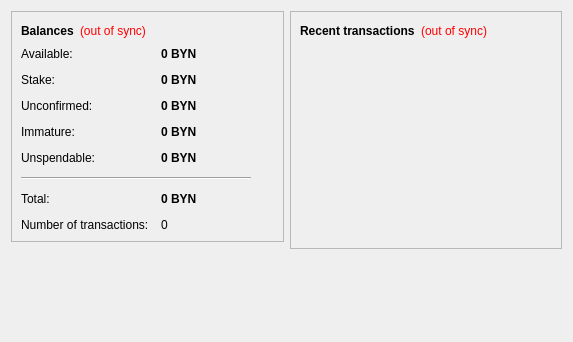
<?xml version="1.0" encoding="UTF-8"?>
<ui version="4.0">
 <class>OverviewPage</class>
 <widget class="QWidget" name="OverviewPage">
  <property name="geometry">
   <rect>
    <x>0</x>
    <y>0</y>
    <width>573</width>
    <height>342</height>
   </rect>
  </property>
  <property name="windowTitle">
   <string>Form</string>
  </property>
  <layout class="QHBoxLayout" name="horizontalLayout" stretch="1,1">
   <item>
    <layout class="QVBoxLayout" name="verticalLayout_2">
     <item>
      <widget class="QFrame" name="frame">
       <property name="frameShape">
        <enum>QFrame::StyledPanel</enum>
       </property>
       <property name="frameShadow">
        <enum>QFrame::Raised</enum>
       </property>
       <layout class="QVBoxLayout" name="verticalLayout_4">
        <item>
         <layout class="QHBoxLayout" name="horizontalLayout_4">
          <item>
           <widget class="QLabel" name="label_5">
            <property name="font">
             <font>
              <weight>75</weight>
              <bold>true</bold>
             </font>
            </property>
            <property name="text">
             <string>Balances</string>
            </property>
           </widget>
          </item>
          <item>
           <widget class="QLabel" name="labelWalletStatus">
            <property name="toolTip">
             <string>The displayed information may be out of date. Your wallet automatically synchronizes with the BynCoin network after a connection is established, but this process has not completed yet.</string>
            </property>
            <property name="styleSheet">
             <string notr="true">QLabel { color: red; }</string>
            </property>
            <property name="text">
             <string notr="true">(out of sync)</string>
            </property>
            <property name="alignment">
             <set>Qt::AlignLeading|Qt::AlignLeft|Qt::AlignVCenter</set>
            </property>
           </widget>
          </item>
          <item>
           <spacer name="horizontalSpacer_2">
            <property name="orientation">
             <enum>Qt::Horizontal</enum>
            </property>
            <property name="sizeHint" stdset="0">
             <size>
              <width>40</width>
              <height>20</height>
             </size>
            </property>
           </spacer>
          </item>
         </layout>
        </item>
        <item>
         <layout class="QFormLayout" name="formLayout_2">
          <property name="fieldGrowthPolicy">
           <enum>QFormLayout::AllNonFixedFieldsGrow</enum>
          </property>
          <property name="horizontalSpacing">
           <number>12</number>
          </property>
          <property name="verticalSpacing">
           <number>12</number>
          </property>
          <item row="0" column="0">
           <widget class="QLabel" name="labelAvailableText">
            <property name="toolTip">
             <string>Your current available balance</string>
            </property>
            <property name="text">
             <string>Available:</string>
            </property>
           </widget>
          </item>
          <item row="0" column="1">
           <widget class="QLabel" name="labelAvailable">
            <property name="font">
             <font>
              <weight>75</weight>
              <bold>true</bold>
             </font>
            </property>
            <property name="cursor">
             <cursorShape>IBeamCursor</cursorShape>
            </property>
            <property name="toolTip">
             <string>Your current available balance</string>
            </property>
            <property name="text">
             <string notr="true">0 BYN</string>
            </property>
            <property name="alignment">
             <set>Qt::AlignLeading|Qt::AlignLeft|Qt::AlignVCenter</set>
            </property>
            <property name="textInteractionFlags">
             <set>Qt::LinksAccessibleByMouse|Qt::TextSelectableByKeyboard|Qt::TextSelectableByMouse</set>
            </property>
           </widget>
          </item>
          <item row="1" column="0">
           <widget class="QLabel" name="label_6">
            <property name="toolTip">
             <string>Total of coins that was staked, and do not yet count toward the current balance</string>
            </property>
            <property name="text">
             <string>Stake:</string>
            </property>
           </widget>
          </item>
          <item row="1" column="1">
           <widget class="QLabel" name="labelStake">
            <property name="font">
             <font>
              <weight>75</weight>
              <bold>true</bold>
             </font>
            </property>
            <property name="cursor">
             <cursorShape>IBeamCursor</cursorShape>
            </property>
            <property name="toolTip">
             <string>Total of coins that was staked, and do not yet count toward the current balance</string>
            </property>
            <property name="text">
             <string notr="true">0 BYN</string>
            </property>
            <property name="alignment">
             <set>Qt::AlignLeading|Qt::AlignLeft|Qt::AlignVCenter</set>
            </property>
            <property name="textInteractionFlags">
             <set>Qt::LinksAccessibleByMouse|Qt::TextSelectableByKeyboard|Qt::TextSelectableByMouse</set>
            </property>
           </widget>
          </item>
          <item row="2" column="0">
           <widget class="QLabel" name="label_3">
            <property name="toolTip">
             <string>Total of transactions that have yet to be confirmed, and do not yet count toward the current balance</string>
            </property>
            <property name="text">
             <string>Unconfirmed:</string>
            </property>
           </widget>
          </item>
          <item row="2" column="1">
           <widget class="QLabel" name="labelUnconfirmed">
            <property name="font">
             <font>
              <weight>75</weight>
              <bold>true</bold>
             </font>
            </property>
            <property name="cursor">
             <cursorShape>IBeamCursor</cursorShape>
            </property>
            <property name="toolTip">
             <string>Total of transactions that have yet to be confirmed, and do not yet count toward the current balance</string>
            </property>
            <property name="text">
             <string notr="true">0 BYN</string>
            </property>
            <property name="alignment">
             <set>Qt::AlignLeading|Qt::AlignLeft|Qt::AlignVCenter</set>
            </property>
            <property name="textInteractionFlags">
             <set>Qt::LinksAccessibleByMouse|Qt::TextSelectableByKeyboard|Qt::TextSelectableByMouse</set>
            </property>
           </widget>
          </item>
          <item row="3" column="0">
           <widget class="QLabel" name="labelImmatureText">
            <property name="toolTip">
             <string>Mined balance that has not yet matured</string>
            </property>
            <property name="text">
             <string>Immature:</string>
            </property>
           </widget>
          </item>
          <item row="3" column="1">
           <widget class="QLabel" name="labelImmature">
            <property name="font">
             <font>
              <weight>75</weight>
              <bold>true</bold>
             </font>
            </property>
            <property name="toolTip">
             <string>Mined balance that has not yet matured</string>
            </property>
            <property name="text">
             <string notr="true">0 BYN</string>
            </property>
            <property name="alignment">
             <set>Qt::AlignLeading|Qt::AlignLeft|Qt::AlignVCenter</set>
            </property>
            <property name="textInteractionFlags">
             <set>Qt::LinksAccessibleByMouse|Qt::TextSelectableByKeyboard|Qt::TextSelectableByMouse</set>
            </property>
           </widget>
          </item>
          <item row="4" column="0">
           <widget class="QLabel" name="labelBalanceWatchOnlyText">
            <property name="toolTip">
             <string>Your unspendable balance</string>
            </property>
            <property name="text">
             <string>Unspendable:</string>
            </property>
           </widget>
          </item>
          <item row="4" column="1">
           <widget class="QLabel" name="labelBalanceWatchOnly">
            <property name="font">
             <font>
              <weight>75</weight>
              <bold>true</bold>
             </font>
            </property>
            <property name="cursor">
             <cursorShape>IBeamCursor</cursorShape>
            </property>
            <property name="toolTip">
             <string>Your unspendable balance</string>
            </property>
            <property name="text">
             <string notr="true">0 BYN</string>
            </property>
            <property name="alignment">
             <set>Qt::AlignLeading|Qt::AlignLeft|Qt::AlignVCenter</set>
            </property>
            <property name="textInteractionFlags">
             <set>Qt::LinksAccessibleByMouse|Qt::TextSelectableByKeyboard|Qt::TextSelectableByMouse</set>
            </property>
           </widget>
          </item>
          <item row="5" column="0" colspan="2">
           <widget class="Line" name="line">
            <property name="maximumSize">
             <size>
              <width>230</width>
              <height>16777215</height>
             </size>
            </property>
            <property name="orientation">
             <enum>Qt::Horizontal</enum>
            </property>
           </widget>
          </item>
          <item row="6" column="0">
           <widget class="QLabel" name="labelTotalText">
            <property name="toolTip">
             <string>Your current total balance</string>
            </property>
            <property name="text">
             <string>Total:</string>
            </property>
           </widget>
          </item>
          <item row="6" column="1">
           <widget class="QLabel" name="labelTotal">
            <property name="font">
             <font>
              <weight>75</weight>
              <bold>true</bold>
             </font>
            </property>
            <property name="toolTip">
             <string>Your current total balance</string>
            </property>
            <property name="text">
             <string notr="true">0 BYN</string>
            </property>
            <property name="alignment">
             <set>Qt::AlignLeading|Qt::AlignLeft|Qt::AlignVCenter</set>
            </property>
            <property name="textInteractionFlags">
             <set>Qt::LinksAccessibleByMouse|Qt::TextSelectableByKeyboard|Qt::TextSelectableByMouse</set>
            </property>
           </widget>
          </item>
          <item row="7" column="0">
           <widget class="QLabel" name="label_2">
            <property name="toolTip">
             <string>Total number of transactions in wallet</string>
            </property>
            <property name="text">
             <string>Number of transactions:</string>
            </property>
           </widget>
          </item>
          <item row="7" column="1">
           <widget class="QLabel" name="labelNumTransactions">
            <property name="toolTip">
             <string>Total number of transactions in wallet</string>
            </property>
            <property name="text">
             <string notr="true">0</string>
            </property>
           </widget>
          </item>
         </layout>
        </item>
       </layout>
      </widget>
     </item>
     <item>
      <spacer name="verticalSpacer">
       <property name="orientation">
        <enum>Qt::Vertical</enum>
       </property>
       <property name="sizeHint" stdset="0">
        <size>
         <width>20</width>
         <height>40</height>
        </size>
       </property>
      </spacer>
     </item>
    </layout>
   </item>
   <item>
    <layout class="QVBoxLayout" name="verticalLayout_3">
     <item>
      <widget class="QFrame" name="frame_2">
       <property name="frameShape">
        <enum>QFrame::StyledPanel</enum>
       </property>
       <property name="frameShadow">
        <enum>QFrame::Raised</enum>
       </property>
       <layout class="QVBoxLayout" name="verticalLayout">
        <item>
         <layout class="QHBoxLayout" name="horizontalLayout_2">
          <item>
           <widget class="QLabel" name="label_4">
            <property name="text">
             <string>&lt;b&gt;Recent transactions&lt;/b&gt;</string>
            </property>
           </widget>
          </item>
          <item>
           <widget class="QLabel" name="labelTransactionsStatus">
            <property name="toolTip">
             <string>The displayed information may be out of date. Your wallet automatically synchronizes with the BynCoin network after a connection is established, but this process has not completed yet.</string>
            </property>
            <property name="styleSheet">
             <string notr="true">QLabel { color: red; }</string>
            </property>
            <property name="text">
             <string notr="true">(out of sync)</string>
            </property>
            <property name="alignment">
             <set>Qt::AlignRight|Qt::AlignTrailing|Qt::AlignVCenter</set>
            </property>
           </widget>
          </item>
          <item>
           <spacer name="horizontalSpacer">
            <property name="orientation">
             <enum>Qt::Horizontal</enum>
            </property>
            <property name="sizeHint" stdset="0">
             <size>
              <width>40</width>
              <height>20</height>
             </size>
            </property>
           </spacer>
          </item>
         </layout>
        </item>
        <item>
         <widget class="QListView" name="listTransactions">
          <property name="styleSheet">
           <string notr="true">QListView { background: transparent; }</string>
          </property>
          <property name="frameShape">
           <enum>QFrame::NoFrame</enum>
          </property>
          <property name="verticalScrollBarPolicy">
           <enum>Qt::ScrollBarAlwaysOff</enum>
          </property>
          <property name="horizontalScrollBarPolicy">
           <enum>Qt::ScrollBarAlwaysOff</enum>
          </property>
          <property name="selectionMode">
           <enum>QAbstractItemView::NoSelection</enum>
          </property>
         </widget>
        </item>
       </layout>
      </widget>
     </item>
     <item>
      <spacer name="verticalSpacer_2">
       <property name="orientation">
        <enum>Qt::Vertical</enum>
       </property>
       <property name="sizeHint" stdset="0">
        <size>
         <width>20</width>
         <height>40</height>
        </size>
       </property>
      </spacer>
     </item>
    </layout>
   </item>
  </layout>
 </widget>
 <resources/>
 <connections/>
</ui>
